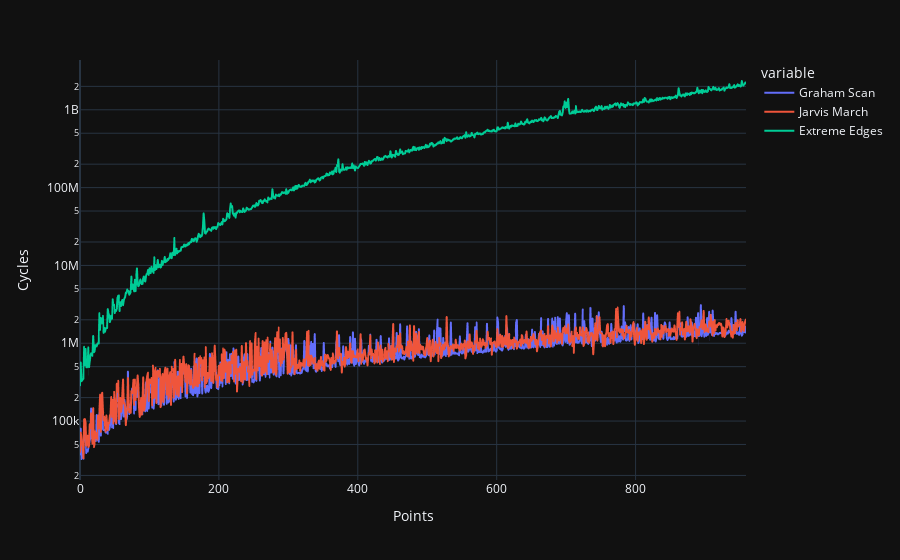

Notebook source saved alongside this figure:
### Code cell
df = pd.read_csv("convexhull_02.csv")
# df = df.iloc[:100] # Plot first 100 frames

df_melted = df.reset_index().melt(
    id_vars="index",
    value_vars=["Graham Scan", "Jarvis March", "Extreme Edges"],
    var_name="variable",
    value_name="value",
)

fig = px.line(
    df_melted,
    x="index",
    y="value",
    color="variable",
    labels={"index": "Points", "value": "Cycles"},
    log_y=True,
    template="plotly_dark"
)
fig.show()

### Figure 1 — Plotly figure (JSON) as saved in the notebook; plotly's stock layout.template omitted (floating-point values rounded to 4 significant figures; data arrays with more than 128 entries replaced by an {"elided": "..."} marker saying what was removed)
{"data": [{"hovertemplate": "variable=Graham Scan<br>Points=%{x}<br>Cycles=%{y}<extra></extra>", "legendgroup": "Graham Scan", "line": {"color": "#636efa", "dash": "solid"}, "marker": {"symbol": "circle"}, "mode": "lines", "name": "Graham Scan", "showlegend": true, "type": "scattergl", "x": {"elided": "960 int values"}, "xaxis": "x", "y": {"elided": "960 int values"}, "yaxis": "y"}, {"hovertemplate": "variable=Jarvis March<br>Points=%{x}<br>Cycles=%{y}<extra></extra>", "legendgroup": "Jarvis March", "line": {"color": "#EF553B", "dash": "solid"}, "marker": {"symbol": "circle"}, "mode": "lines", "name": "Jarvis March", "showlegend": true, "type": "scattergl", "x": {"elided": "960 int values"}, "xaxis": "x", "y": {"elided": "960 int values"}, "yaxis": "y"}, {"hovertemplate": "variable=Extreme Edges<br>Points=%{x}<br>Cycles=%{y}<extra></extra>", "legendgroup": "Extreme Edges", "line": {"color": "#00cc96", "dash": "solid"}, "marker": {"symbol": "circle"}, "mode": "lines", "name": "Extreme Edges", "showlegend": true, "type": "scattergl", "x": {"elided": "960 int values"}, "xaxis": "x", "y": {"elided": "960 int values"}, "yaxis": "y"}], "layout": {"legend": {"title": {"text": "variable"}, "tracegroupgap": 0}, "margin": {"t": 60}, "xaxis": {"anchor": "y", "domain": [0, 1], "title": {"text": "Points"}}, "yaxis": {"anchor": "x", "domain": [0, 1], "title": {"text": "Cycles"}, "type": "log"}}}
